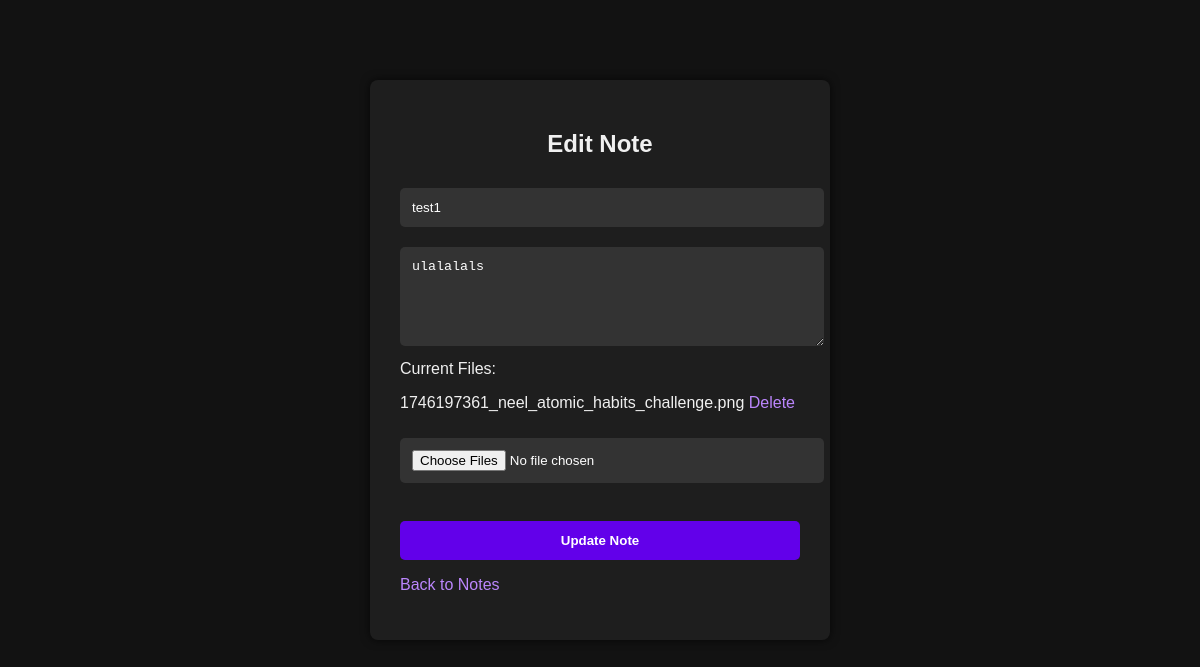
The app's page /edit_note.php?id=3 (signed in) with its own data.
### tables this page shows
CREATE TABLE `notes` (
  `id` int(11) NOT NULL,
  `user_id` int(11) NOT NULL,
  `title` varchar(255) NOT NULL,
  `content` text DEFAULT NULL,
  `created_at` timestamp NOT NULL DEFAULT current_timestamp(),
  `updated_at` timestamp NOT NULL DEFAULT current_timestamp() ON UPDATE current_timestamp()
);

CREATE TABLE `note_files` (
  `id` int(11) NOT NULL,
  `note_id` int(11) NOT NULL,
  `file_path` varchar(255) NOT NULL,
  `created_at` timestamp NOT NULL DEFAULT current_timestamp()
);

### edit_note.php (the view, shortened to what this page needs)
<?php
include 'db.php';
$user_id = $_SESSION['user_id'];
if (isset($_GET['id'])) {
    $note_id = intval($_GET['id']);
    $sql = "SELECT * FROM notes WHERE id='$note_id' AND user_id='$user_id'";
    $result = mysqli_query($conn, $sql);
    $note = mysqli_fetch_assoc($result);
}
?>
<!DOCTYPE html>
<html lang="en">
<head>
    <link rel="stylesheet" href="style.css">
</head>
<body>
    <div class="container">
        <h2>Edit Note</h2>
        <form action="" method="POST" enctype="multipart/form-data">
            <input type="text" name="title" value="<?php echo htmlspecialchars($note['title']); ?>" required><br>
            <textarea name="content" rows="5" required><?php echo htmlspecialchars($note['content']); ?></textarea><br>
            <label>Current Files:</label><br>
            <?php
            $file_sql = "SELECT * FROM note_files WHERE note_id='$note_id'";
            $file_result = mysqli_query($conn, $file_sql);
            if (mysqli_num_rows($file_result) > 0) {
                while ($file = mysqli_fetch_assoc($file_result)) {
                    echo '<p>' . htmlspecialchars(basename($file['file_path'])) . ' <a href="?id=' . $note_id . '&delete_file=' . $file['id'] . '" onclick="return confirm(\'Are you sure?\')">Delete</a></p>';
                }
            } else {
                echo '<p>No files uploaded.</p>';
            }
            ?>
            <input type="file" name="files[]" multiple><br><br>
            <button type="submit">Update Note</button>
        </form>
        <p><a href="view_notes.php">Back to Notes</a></p>
    </div>
</body>
</html>

### style.css (style rules this page uses)
body { background-color: #121212; font-family: Arial, sans-serif; color: #f0f0f0; margin: 0; padding: 0; }
.container { width: 400px; margin: 80px auto; padding: 30px; background-color: #1e1e1e; box-shadow: 0 0 10px rgba(0,0,0,0.7); border-radius: 8px; }
h2 { text-align: center; margin-bottom: 20px; }
form input[type="text"], form input[type="password"], form textarea, form input[type="file"] { width: 100%; padding: 12px; margin: 10px 0; background: #333; border: none; border-radius: 5px; color: white; }
button { width: 100%; padding: 12px; background-color: #6200ea; border: none; border-radius: 5px; color: white; font-weight: bold; cursor: pointer; margin-top: 10px; }
a { color: #bb86fc; text-decoration: none; }

### records on screen
notes: title "test1", content "ulalalals"
note_files: file_path "1746197361_neel_atomic_habits_challenge.png"
